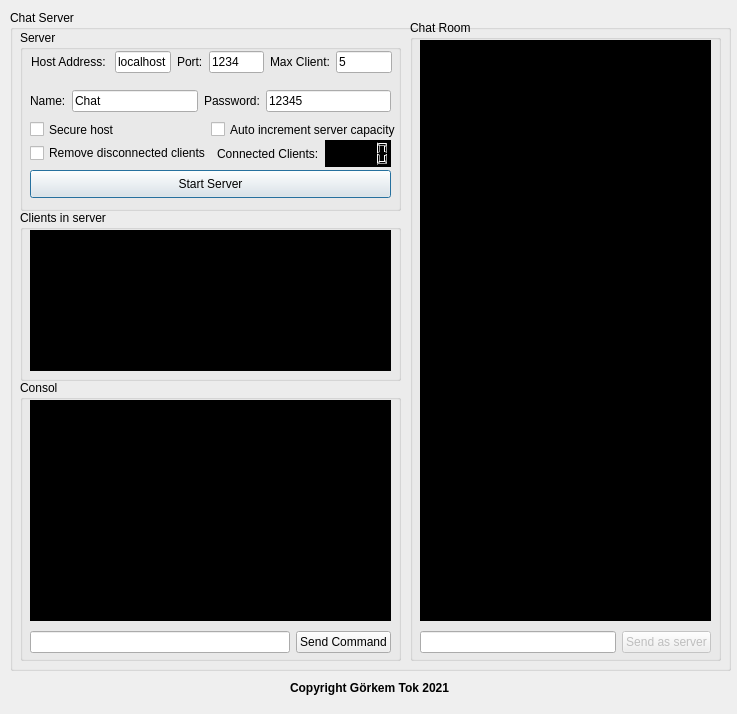
<?xml version="1.0" encoding="UTF-8"?>
<ui version="4.0">
 <class>ConnectServerDialog</class>
 <widget class="QDialog" name="ConnectServerDialog">
  <property name="geometry">
   <rect>
    <x>0</x>
    <y>0</y>
    <width>737</width>
    <height>714</height>
   </rect>
  </property>
  <property name="minimumSize">
   <size>
    <width>540</width>
    <height>571</height>
   </size>
  </property>
  <property name="maximumSize">
   <size>
    <width>3000</width>
    <height>3000</height>
   </size>
  </property>
  <property name="windowTitle">
   <string>Dialog</string>
  </property>
  <widget class="QGroupBox" name="groupBox">
   <property name="geometry">
    <rect>
     <x>10</x>
     <y>10</y>
     <width>721</width>
     <height>661</height>
    </rect>
   </property>
   <property name="title">
    <string>Chat Server</string>
   </property>
   <widget class="QGroupBox" name="groupBox_4">
    <property name="geometry">
     <rect>
      <x>10</x>
      <y>20</y>
      <width>381</width>
      <height>181</height>
     </rect>
    </property>
    <property name="title">
     <string>Server</string>
    </property>
    <widget class="QPushButton" name="btnChatStartServer">
     <property name="geometry">
      <rect>
       <x>10</x>
       <y>140</y>
       <width>361</width>
       <height>28</height>
      </rect>
     </property>
     <property name="text">
      <string>Start Server</string>
     </property>
    </widget>
    <widget class="QWidget" name="layoutWidget">
     <property name="geometry">
      <rect>
       <x>10</x>
       <y>60</y>
       <width>361</width>
       <height>22</height>
      </rect>
     </property>
     <layout class="QHBoxLayout" name="horizontalLayout_2">
      <item>
       <widget class="QLabel" name="label_8">
        <property name="text">
         <string>Name:</string>
        </property>
       </widget>
      </item>
      <item>
       <widget class="QLineEdit" name="chatname">
        <property name="text">
         <string>Chat</string>
        </property>
       </widget>
      </item>
      <item>
       <widget class="QLabel" name="label_9">
        <property name="text">
         <string>Password:</string>
        </property>
       </widget>
      </item>
      <item>
       <widget class="QLineEdit" name="chatpass">
        <property name="text">
         <string>12345</string>
        </property>
       </widget>
      </item>
     </layout>
    </widget>
    <widget class="QWidget" name="layoutWidget">
     <property name="geometry">
      <rect>
       <x>11</x>
       <y>21</y>
       <width>361</width>
       <height>22</height>
      </rect>
     </property>
     <layout class="QHBoxLayout" name="horizontalLayout">
      <item>
       <widget class="QLabel" name="label">
        <property name="text">
         <string>Host Address: </string>
        </property>
       </widget>
      </item>
      <item>
       <widget class="QLineEdit" name="lineEditHostAddrChat">
        <property name="text">
         <string>localhost</string>
        </property>
       </widget>
      </item>
      <item>
       <widget class="QLabel" name="label_2">
        <property name="text">
         <string>Port:</string>
        </property>
       </widget>
      </item>
      <item>
       <widget class="QLineEdit" name="chatportnumber">
        <property name="text">
         <string>1234</string>
        </property>
       </widget>
      </item>
      <item>
       <widget class="QLabel" name="label_7">
        <property name="text">
         <string>Max Client:</string>
        </property>
       </widget>
      </item>
      <item>
       <widget class="QLineEdit" name="chatmaxclient">
        <property name="text">
         <string>5</string>
        </property>
       </widget>
      </item>
     </layout>
    </widget>
    <widget class="QWidget" name="layoutWidget">
     <property name="geometry">
      <rect>
       <x>10</x>
       <y>90</y>
       <width>371</width>
       <height>19</height>
      </rect>
     </property>
     <layout class="QHBoxLayout" name="horizontalLayout_4">
      <item>
       <widget class="QCheckBox" name="checkBoxSecureHost">
        <property name="text">
         <string>Secure host</string>
        </property>
       </widget>
      </item>
      <item>
       <widget class="QCheckBox" name="checkBoxAutoIncrement">
        <property name="text">
         <string>Auto increment server capacity</string>
        </property>
       </widget>
      </item>
     </layout>
    </widget>
    <widget class="QWidget" name="layoutWidget">
     <property name="geometry">
      <rect>
       <x>10</x>
       <y>110</y>
       <width>361</width>
       <height>27</height>
      </rect>
     </property>
     <layout class="QHBoxLayout" name="horizontalLayout_7">
      <item>
       <widget class="QCheckBox" name="checkBoxRemoveDisconnectedClients">
        <property name="text">
         <string>Remove disconnected clients</string>
        </property>
       </widget>
      </item>
      <item>
       <layout class="QHBoxLayout" name="horizontalLayout_5">
        <item>
         <widget class="QLabel" name="label_3">
          <property name="text">
           <string>Connected Clients:</string>
          </property>
         </widget>
        </item>
        <item>
         <widget class="QLCDNumber" name="lcdNumber">
          <property name="styleSheet">
           <string notr="true">background-color: rgb(0, 0, 0);</string>
          </property>
         </widget>
        </item>
       </layout>
      </item>
     </layout>
    </widget>
   </widget>
   <widget class="QGroupBox" name="groupBox_11">
    <property name="geometry">
     <rect>
      <x>10</x>
      <y>200</y>
      <width>381</width>
      <height>171</height>
     </rect>
    </property>
    <property name="title">
     <string>Clients in server</string>
    </property>
    <widget class="QListWidget" name="chatClients">
     <property name="geometry">
      <rect>
       <x>10</x>
       <y>20</y>
       <width>361</width>
       <height>141</height>
      </rect>
     </property>
     <property name="font">
      <font>
       <pointsize>7</pointsize>
       <weight>75</weight>
       <bold>true</bold>
      </font>
     </property>
     <property name="styleSheet">
      <string notr="true">background-color: rgb(0, 0, 0);</string>
     </property>
     <property name="textElideMode">
      <enum>Qt::ElideNone</enum>
     </property>
     <property name="wordWrap">
      <bool>true</bool>
     </property>
    </widget>
   </widget>
   <widget class="QGroupBox" name="groupBox_10">
    <property name="geometry">
     <rect>
      <x>400</x>
      <y>10</y>
      <width>311</width>
      <height>641</height>
     </rect>
    </property>
    <property name="title">
     <string>Chat Room</string>
    </property>
    <widget class="QWidget" name="layoutWidget">
     <property name="geometry">
      <rect>
       <x>10</x>
       <y>610</y>
       <width>291</width>
       <height>25</height>
      </rect>
     </property>
     <layout class="QHBoxLayout" name="horizontalLayout_3">
      <item>
       <widget class="QLineEdit" name="lineEditServerMessage"/>
      </item>
      <item>
       <widget class="QPushButton" name="pushButtonServerMessage">
        <property name="enabled">
         <bool>false</bool>
        </property>
        <property name="text">
         <string>Send as server</string>
        </property>
       </widget>
      </item>
     </layout>
    </widget>
    <widget class="QListWidget" name="chatRoom">
     <property name="geometry">
      <rect>
       <x>10</x>
       <y>20</y>
       <width>291</width>
       <height>581</height>
      </rect>
     </property>
     <property name="font">
      <font>
       <pointsize>7</pointsize>
       <weight>75</weight>
       <bold>true</bold>
      </font>
     </property>
     <property name="styleSheet">
      <string notr="true">background-color: rgb(0, 0, 0);</string>
     </property>
     <property name="frameShape">
      <enum>QFrame::NoFrame</enum>
     </property>
     <property name="textElideMode">
      <enum>Qt::ElideNone</enum>
     </property>
     <property name="viewMode">
      <enum>QListView::ListMode</enum>
     </property>
     <property name="wordWrap">
      <bool>true</bool>
     </property>
    </widget>
   </widget>
   <widget class="QGroupBox" name="groupBox_7">
    <property name="geometry">
     <rect>
      <x>10</x>
      <y>370</y>
      <width>381</width>
      <height>281</height>
     </rect>
    </property>
    <property name="title">
     <string>Consol</string>
    </property>
    <widget class="QListWidget" name="chatConsole">
     <property name="geometry">
      <rect>
       <x>10</x>
       <y>20</y>
       <width>361</width>
       <height>221</height>
      </rect>
     </property>
     <property name="font">
      <font>
       <pointsize>7</pointsize>
       <weight>75</weight>
       <bold>true</bold>
      </font>
     </property>
     <property name="styleSheet">
      <string notr="true">background-color: rgb(0, 0, 0);</string>
     </property>
     <property name="frameShape">
      <enum>QFrame::NoFrame</enum>
     </property>
     <property name="textElideMode">
      <enum>Qt::ElideNone</enum>
     </property>
     <property name="wordWrap">
      <bool>true</bool>
     </property>
    </widget>
    <widget class="QWidget" name="layoutWidget">
     <property name="geometry">
      <rect>
       <x>10</x>
       <y>250</y>
       <width>361</width>
       <height>25</height>
      </rect>
     </property>
     <layout class="QHBoxLayout" name="horizontalLayout_6">
      <item>
       <widget class="QLineEdit" name="lineEditCmd"/>
      </item>
      <item>
       <widget class="QPushButton" name="pushButtonSendCmd">
        <property name="text">
         <string>Send Command</string>
        </property>
       </widget>
      </item>
     </layout>
    </widget>
   </widget>
  </widget>
  <widget class="QLabel" name="label_16">
   <property name="geometry">
    <rect>
     <x>290</x>
     <y>680</y>
     <width>171</width>
     <height>16</height>
    </rect>
   </property>
   <property name="text">
    <string>&lt;html&gt;&lt;head/&gt;&lt;body&gt;&lt;p&gt;&lt;span style=&quot; font-weight:600;&quot;&gt;Copyright Görkem Tok 2021&lt;/span&gt;&lt;/p&gt;&lt;/body&gt;&lt;/html&gt;</string>
   </property>
  </widget>
 </widget>
 <resources/>
 <connections/>
</ui>
